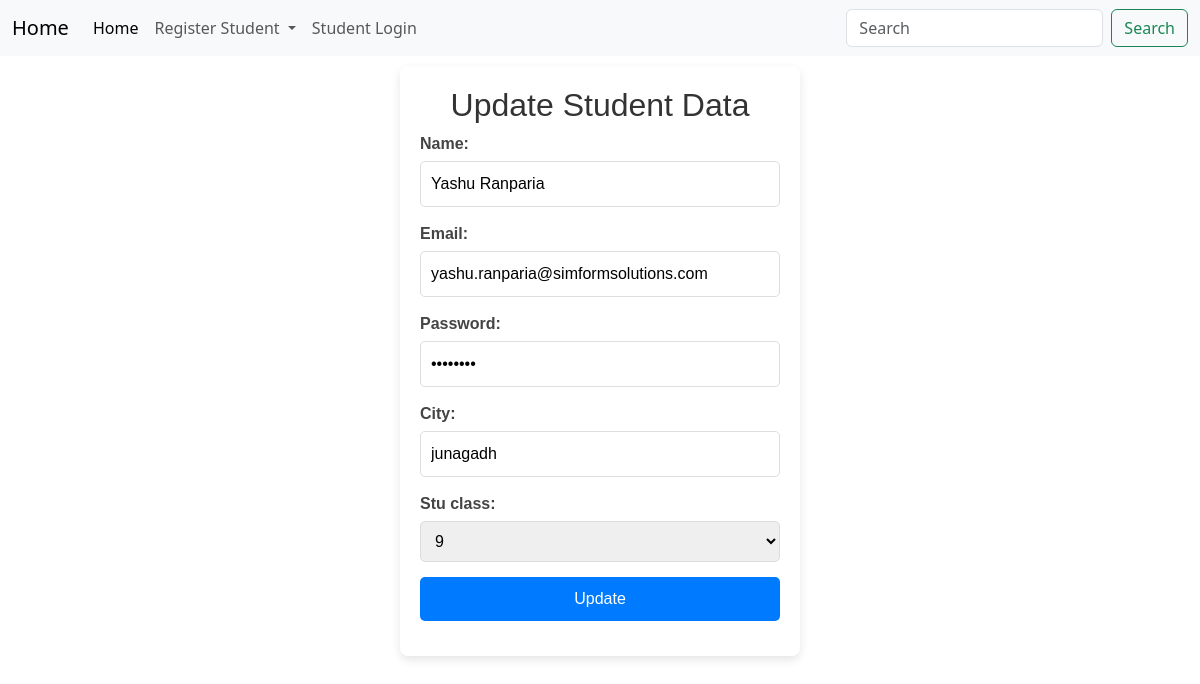
The page /student/update/4 on the database its author committed.
### student/models.py (models this page shows, shortened)
class Profile(models.Model):
    name = models.CharField(max_length=70)
    email = models.EmailField(max_length=255, default='example@gmail.com', unique=True)
    password = models.CharField(max_length=50, verbose_name='password', null=False, blank=False, default='iron@man-power+')
    city = models.CharField(max_length=70, default='junagadh')
    roll_no = models.IntegerField(default = 0, unique=True)
    stu_class = models.IntegerField(default=1, choices=[(1, '1'),(2, '2'),(3, '3'),(4, '4'),(5, '5'),(6, '6'),(7, '7'),(8, '8'),(9, '9'),(10, '10'),(11, '11'),(12, '12')])

### student/views.py (the view, shortened to what this page needs)
# urls.py: path('update/<int:stu_id>', update_student, name='update_student'),
def update_student(req, stu_id):
    if req.method == 'GET':
        print('Its GET method')
        stu = Profile.objects.get(id=stu_id)
        existing_data = {
            'name': stu.name,
            'email': stu.email,
            'password': stu.password,
            'city': stu.city,
            'stu_class': stu.stu_class
        }
        existing_stu = Registration(data=existing_data)
        print(existing_data)
        return render(req, 'student/update_student.html', {'form_obj': existing_stu})
    return HttpResponse('Updated')

### context_processors.py (called while the page is built)
def global_settings(request):
    return {
        'BASE_URL': settings.BASE_URL,
        'PORT': settings.PORT,
    }

### student/myforms.py (called while the page is built)
    def clean_password(self):
        cleaned_password = self.cleaned_data['password']
        special_characters = [
            '!', '"', '#', '$', '%', '&', "'", '(', ')', '*', '+', ',', '-', '.', '/',
            ':', ';', '<', '=', '>', '?', '@', '[', ']', '^', '_', '`', '{', '|', '}', '~'
        ]
        flag = False
        for c in special_characters:
            if c in cleaned_password:
                flag = True
                break
        if not flag:
            raise forms.ValidationError('InValid password!, Password must contain at least 1 special character.')
        return cleaned_password

### student/templates/student/update_student.html (shortened to what this page needs)
{% extends "student/base_student_data.html" %}
{% block heading %}Update Student Data{% endblock heading %}
{% block submitBtn %}Update{% endblock submitBtn %}

### student/templates/student/base_student_data.html (shortened to what this page needs)
{% extends "student/base.html" %}
{% load static %}
{% block addstyle %}
<link rel="stylesheet" href="{% static 'student/styles/registrationstyle.css' %}">
{% endblock addstyle %}
{% block addon %}
<div class="custom-form">
    <form class="myform" method="post" novalidate>
        <h2>{% block heading %}{% endblock heading %}</h2>
        {% for field in form_obj %}
            <div>
                {% block content %}
                    {{ field.label_tag }} {{ field }}
                {% endblock content %}
            </div>
        {% endfor %}
        <input type="submit" value="{% block submitBtn %}Submit{% endblock submitBtn %}">
    </form>
</div>
{% endblock addon %}

### student/static/student/styles/registrationstyle.css (style rules this page uses)
.custom-form * { box-sizing: border-box; }
.custom-form { font-family: 'Arial', sans-serif; background-color: #fff; }
.custom-form form { background: #fff; padding: 20px; border-radius: 8px; box-shadow: 0px 4px 10px rgba(0, 0, 0, 0.1); max-width: 400px; margin: 0 auto; }
.custom-form h1, .custom-form h2 { text-align: center; color: #333; }
.custom-form label { display: block; margin-bottom: 5px; font-weight: bold; color: #444; }
.custom-form input, .custom-form select, .custom-form button { width: 100%; padding: 10px; margin-bottom: 15px; border: 1px solid #ddd; border-radius: 5px; font-size: 16px; }
.custom-form button, .custom-form input[type="submit"] { background-color: #007bff; color: #fff; border: none; cursor: pointer; }

### rows shown on the page
Profile: form_obj "Yashu Ranparia" "yashu.ranparia@simformsolutions.com" "junagadh" "9"

### other values the page prints
{{ field.label_tag }} "Name:" "Email:" "Password:" "City:" "Stu class:"
